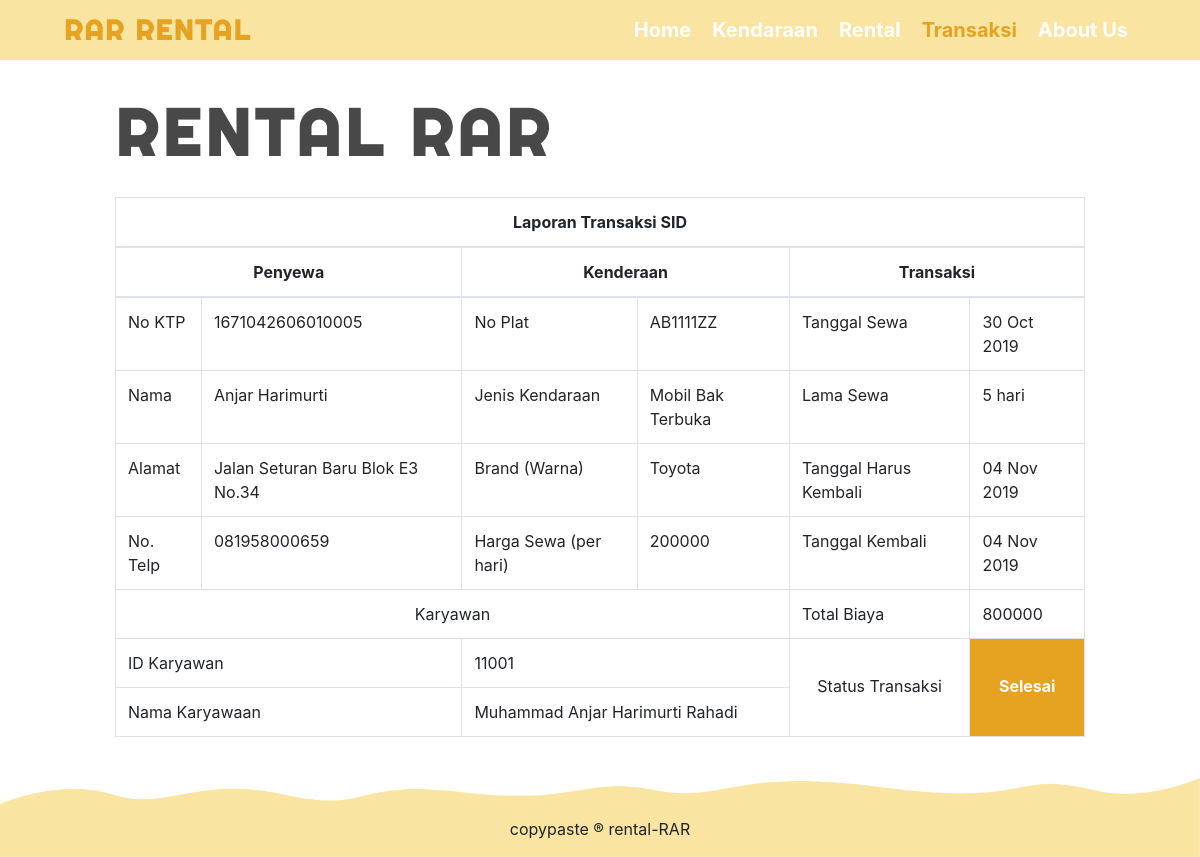
Screenshot of /detail_transaksi.php?kode_sewa=1 with the database file from the repository.
### tables this page shows
CREATE TABLE `penyewa` (
  `ktp` char(16) NOT NULL,
  `pnama` varchar(30) DEFAULT NULL,
  `palamat` text,
  `pno_hp` varchar(13) DEFAULT NULL
);

CREATE TABLE `kendaraan` (
  `no_plat` varchar(8) NOT NULL,
  `jenis_kendaraan` varchar(30) DEFAULT NULL,
  `merk_kendaraan` varchar(15) DEFAULT NULL,
  `harga_sewa` int(11) DEFAULT NULL,
  `status` varchar(5) DEFAULT NULL
);

CREATE TABLE `sewa` (
  `sid` int(11) NOT NULL,
  `waktu_sewa` datetime DEFAULT NULL,
  `lama_sewa` int(11) DEFAULT NULL,
  `tgl_kembali` datetime DEFAULT NULL,
  `kembali_seharusnya` datetime DEFAULT NULL,
  `biaya` int(11) DEFAULT NULL,
  `no_plat` varchar(8) DEFAULT NULL,
  `ktp` char(16) DEFAULT NULL,
  `kid` char(5) DEFAULT NULL
);

CREATE TABLE `karyawan` (
  `kid` char(5) NOT NULL,
  `knama` varchar(40) DEFAULT NULL,
  `alamat` text,
  `no_hp` varchar(13) DEFAULT NULL,
  `panggilan` varchar(10) DEFAULT NULL
);

### detail_transaksi.php (the view, shortened to what this page needs)
<?php
include "koneksi.php";
$kode_sewa = $_GET['kode_sewa'];
$query = mysqli_query($link, "SELECT * FROM sewa WHERE sid = '$kode_sewa'");
$data = mysqli_fetch_array($query);
?>
<!DOCTYPE html>
<html lang="en">
<head>
	<link rel="stylesheet" href="https://stackpath.bootstrapcdn.com/bootstrap/4.3.1/css/bootstrap.min.css" />
	<link rel="stylesheet" href="style/style.css" />
</head>
<body class="menu">
	<div class="kendaraan px-5">
		<nav class="navbar navbar-expand-lg navbar-dark bg-transparent">
			<a class="navbar-brand" href="home.php">
				<h3 class="font-weight-bold">RAR RENTAL</h3>
			</a>
			<div class="collapse navbar-collapse justify-content-end" id="navbarNavAltMarkup">
				<div class="navbar-nav">
					<a class="nav-item nav-link" href="home.php">
						<h5 class="font-weight-bold">Home</h5>
					</a>
					<a class="nav-item nav-link" href="mobil.php">
						<h5 class="font-weight-bold">Kendaraan</h5>
					</a>
					<a class="nav-item nav-link" href="rental.php">
						<h5 class="font-weight-bold">Rental</h5>
					</a>
					<a class="nav-item nav-link" href="transaksi.php">
						<h5 class="active font-weight-bold">Transaksi</h5>
					</a>
					<a class="nav-item nav-link" href="about_us.php">
						<h5 class="font-weight-bold">About Us</h5>
					</a>
				</div>
			</div>
		</nav>
	</div>
	<div class="container col-10 rounded">
		<p class="rental font-weight-bold mt-4">RENTAL RAR</p>
		<form action="konfirmasi_sewa.php" method="POST">
			<table class="table table-bordered">
				<?php
				$no_ktp = $data['ktp'];
				$query2 = mysqli_query($link, "SELECT * FROM penyewa WHERE ktp = '$no_ktp'");
				$data2 = mysqli_fetch_array($query2);
				$no_plat = $data['no_plat'];
				$query3 = mysqli_query($link, "SELECT * FROM kendaraan WHERE no_plat = '$no_plat'");
				$data3 = mysqli_fetch_array($query3);
				$kid = $data['kid'];
				$query4 = mysqli_query($link, "SELECT * FROM karyawan WHERE kid = '$kid'");
				$data4 = mysqli_fetch_array($query4);
				?>
				<thead>
					<tr>
						<th class="text-center" colspan="6">Laporan Transaksi SID</th>
					</tr>
					<tr class="text-center">
						<th colspan="2">Penyewa</th>
						<th colspan="2">Kenderaan</th>
						<th colspan="2">Transaksi</th>
					</tr>
				</thead>
				<tbody>
					<tr>
						<td>No KTP</td>
						<td><?= $data2['ktp']; ?></td>
						<td>No Plat</td>
						<td><?= $data3['no_plat']; ?></td>
						<td>Tanggal Sewa</td>
						<td><?php
								$tgl_s = $data['waktu_sewa'];
								$tgl_sewa = date("d M Y", strtotime($tgl_s));
								echo $tgl_sewa; ?></td>
					</tr>
					<tr>
						<td>Nama</td>
						<td><?= $data2['pnama']; ?></td>
						<td>Jenis Kendaraan</td>
						<td><?= $data3['jenis_kendaraan']; ?></td>
						<td>Lama Sewa</td>
						<td><?= $data['lama_sewa'] . " hari"; ?></td>
					</tr>
					<tr>
						<td>Alamat</td>
						<td><?= $data2['palamat']; ?></td>
						<td>Brand (Warna)</td>
						<td><?= $data3['merk_kendaraan']; ?></td>
						<td>Tanggal Harus Kembali</td>
						<td>
							<?php
							$tgl_hk = $data['kembali_seharusnya'];
							$tgl_hrs_k = date("d M Y", strtotime($tgl_hk));
							echo $tgl_hrs_k;
							?>
						</td>
					</tr>
					<tr>
						<td>No. Telp</td>
						<td><?= $data2['pno_hp']; ?></td>
						<td>Harga Sewa (per hari)</td>
						<td><?= $data3['harga_sewa']; ?></td>
						<td>Tanggal Kembali</td>
						<td>
							<?php
							if ($data['tgl_kembali'] != '0000-00-00 00:00:00') {
								$tgl_k = $data['tgl_kembali'];
								$tgl_back = date("d M Y", strtotime($tgl_k));
								echo $tgl_back;
							} else {
								echo "Belum Kembali";
							}
							?>
						</td>
					</tr>
					<tr>
						<td align="center" colspan="4">Karyawan</td>
						<td>Total Biaya</td>
						<td><?= $data['biaya']; ?></td>
					</tr>
					<tr>
						<td colspan="2">ID Karyawan</td>
						<td colspan="2"><?= $data['kid']; ?></td>
						<td rowspan="2" style="padding-top: 35px;" align="center">Status Transaksi</td>
						<?php
						if ($data['tgl_kembali'] != '0000-00-00 00:00:00') { ?>
							<td rowspan="2" class="text-center text-white font-weight-bold" style="background: #e5a321; padding-top: 35px;">
								Selesai
							</td>
						<?php
						} else {
						?>
							<td rowspan="2" class="text-center text-white font-weight-bold" style="background: #eb3838; padding-top: 35px;">
								Belum Selesai
							</td>
						<?php
						}
						?>
					</tr>
					<tr>
						<td colspan="2">Nama Karyawaan</td>
						<td colspan="2"><?= $data4['knama']; ?></td>
					</tr>
				</tbody>
			</table>
		</form>
	</div>
	<footer class="footer">
		<p>copypaste ® rental-RAR</p>
	</footer>
</body>
</html>

### style/style.css (style rules this page uses)
h3 { font-family: "Righteous", cursive; color: #e5a321; letter-spacing: 2px; margin-bottom: 0px; }
a h5 { color: white; margin: 0 0 0 5px; }
a h5.active { color: #e5a321; }
.rental { font-family: "Righteous", cursive; font-size: 65px; color: #474847; letter-spacing: 5px; margin-top: 100px; }
.menu { background-image: url("../images/Path-b.png"); background-repeat: no-repeat; background-position: bottom; background-size: 100%; }
.kendaraan { background-color: #f9e4a1; }
.footer { text-align: center; margin-top: 80px; }

### rows the page displays
penyewa: ktp "1671042606010005", pnama "Anjar Harimurti", palamat "Jalan Seturan Baru Blok E3 No.34", pno_hp "081958000659"
kendaraan: no_plat "AB1111ZZ", jenis_kendaraan "Mobil Bak Terbuka", merk_kendaraan "Toyota", harga_sewa "200000"
sewa: waktu_sewa "30 Oct 2019", lama_sewa "5", kembali_seharusnya "04 Nov 2019", tgl_kembali "04 Nov 2019", biaya "800000", kid "11001"
karyawan: knama "Muhammad Anjar Harimurti Rahadi"
